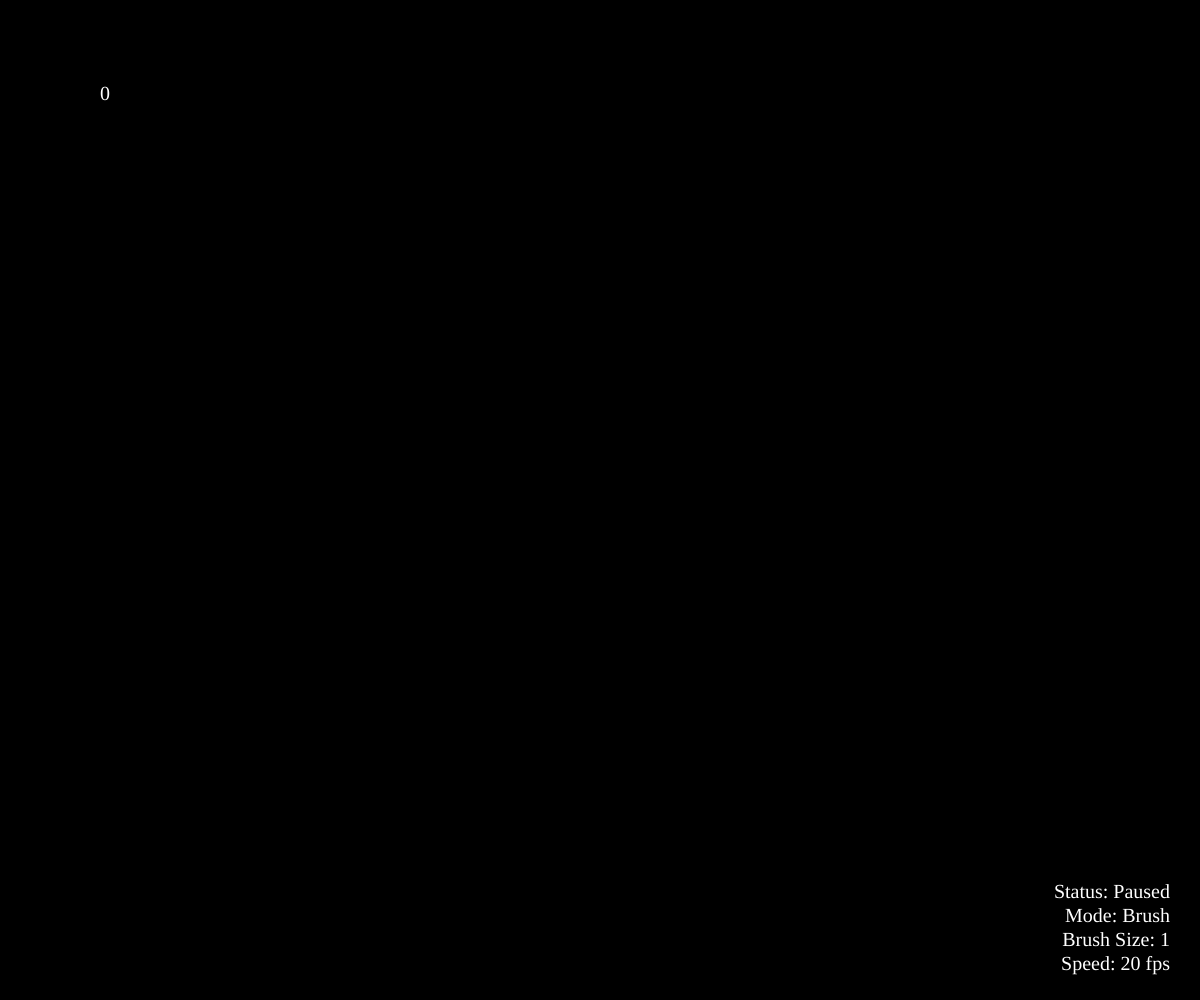
Frame 1 (no input)
Frame 60 (no input): identical to frame 1, image omitted
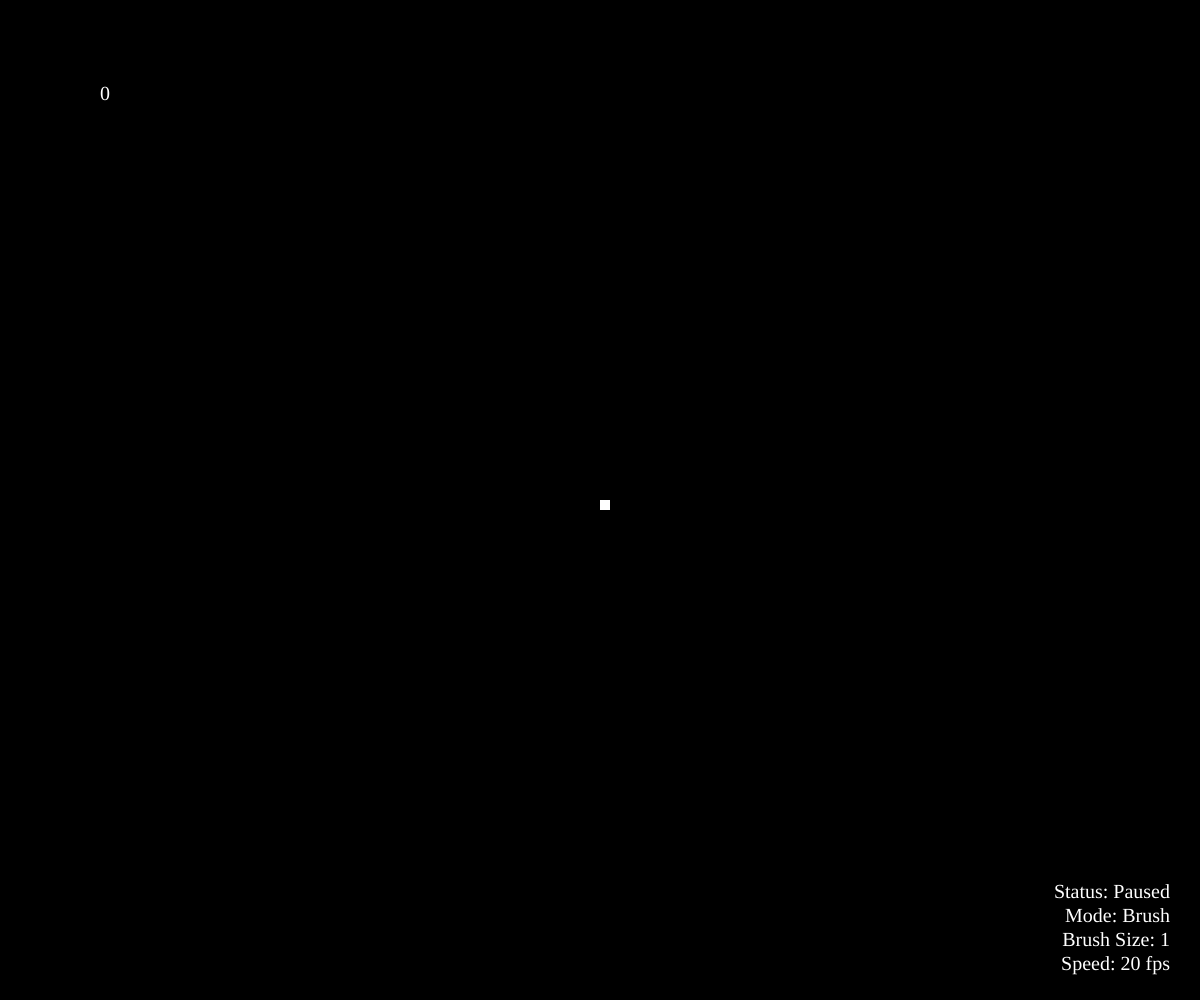
Frame 120 (the mouse pressed at the canvas centre since frame 60)

The p5.js sketch that drew these frames (run headless with seeded random() and noise() and a simulated clock; from frame 60 on, the mouse is pressed at the canvas centre):

// p5.js sketch
// ── sketch.js

let grid;
let rows, cols;
let scl=10;
let strokeSize=1;
let simSpeed=20;

function setup() {
  textFont('Verdana');
  createCanvas(windowWidth, windowHeight);
  rows=floor(height/scl);
  cols=floor(width/scl);
  grid=createGrid(cols, rows);
  //drawingContext.shadowBlur = 32;
  //drawingContext.shadowColor = color(255, 255, 255);
  fill(255);
  textSize(20);
}

function createGrid(cols, rows){
  arr = new Array(cols);
  for(let i=0; i<cols; i++){
    arr[i] = new Array(rows);
    for(let j=0; j<rows; j++){
      arr[i][j]=0;
    }
  }
  return arr;
}

let pauseFlag=true;
let eraseFlag = false;
let gen=0;
function draw() {
  background(0);
  frameRate(simSpeed);
  
  //adding new automata
  if(mouseIsPressed===true && pauseFlag===true){
    frameRate(60);
    let x = floor(mouseX/scl);
    let y = floor(mouseY/scl);
    
    modifyPixels(x,y,eraseFlag);
    
  }
  
  if(!pauseFlag){
    let nextGrid = createGrid(cols, rows);
    //applying rules
    for(let i=0; i<cols; i++){
      for(let j=0; j<rows; j++){
        let neighbours = neighboursAlive(i,j);
        if(grid[i][j]===1){
          if(neighbours>=2 && neighbours<=3){
            nextGrid[i][j]=1;
          }
        } else {
          if(neighbours===3){
            nextGrid[i][j]=1;
          }
        }
      }
    }
    
    grid=nextGrid;
    gen++;
  }
  
  //displaying
  for(let i=0; i<cols; i++){
    for(let j=0; j<rows; j++){
      if(grid[i][j]===1){
        //stroke(255);
        push();
        noStroke();
        rect(i*scl, j*scl, scl, scl);
        pop();
      }
    }
  }
  
  //stroke(0);
  //strokeWeight(3);
  text(gen, 100, 100);
  
  let padding = 30;
  let lineHeight = textAscent() + 6;

  fill(255);
  noStroke();

  let brushInfo = `Mode: ${eraseFlag ? "Eraser" : "Brush"}`;
  let brushSizeInfo = `Brush Size: ${strokeSize}`;
  let speedInfo = `Speed: ${simSpeed} fps`;
  let pauseInfo = `Status: ${pauseFlag ? "Paused" : "Running"}`;
  let infoLines = [pauseInfo, brushInfo, brushSizeInfo, speedInfo];

  for (let i = 0; i < infoLines.length; i++) {
    let textStr = infoLines[i];
    let w = textWidth(textStr);
    text(textStr, width - w - padding, height - padding - (infoLines.length - 1 - i) * lineHeight);
  }
}

function modifyPixels(x, y, flag){
//can add or remove pixels depending on the flag value
let extent=floor(strokeSize/2);
  
  if(extent===0){
    if(flag===false){
        if(grid[x][y]===0){
          grid[x][y]=1;
        }
      } else {
        if(grid[x][y]===1){
          grid[x][y]=0;
        }
      }
    return;
  }
    
 for(let i=-extent; i<extent; i++){
    for(let j=-extent; j<extent; j++){
      if(x+i>=0 && x+i<cols && j+y>=0 && j<rows){
        if(flag===false){
          if(grid[x+i][y+j]===0){
            grid[x+i][y+j]=1;
          }
        } else {
          if(grid[x+i][y+j]===1){
            grid[x+i][y+j]=0;
          }
        }
      }
    }
  }
}

function keyPressed() {
  if (keyCode === 32) {
    pauseFlag = !pauseFlag;
    print(pauseFlag ? "Paused!" : "Continued!");
  } else if (key === 'e' || key === 'E') {
    eraseFlag = !eraseFlag;
    print(eraseFlag ? "Erase Mode!" : "Draw Mode!");
  } else if (key === '+' || key === '=') {
    simSpeed = min(60, simSpeed + 5);
    print("Speed:", simSpeed);
  } else if (key === '-' || key === '_') {
    simSpeed = max(1, simSpeed - 5);
    print("Speed:", simSpeed);
  }
}

function mouseWheel(event) {
  let movement = event.delta;
  if(movement>0){
    if(strokeSize+2<15){
       strokeSize+=2;
      print(strokeSize);
    }
  } else if(movement<0){
    if(strokeSize-2>0){
      strokeSize-=2;
    } else {
      strokeSize=1;
    }
    print(strokeSize);
  }
  //uncomment to block page scrolling
  //return false;
}
function neighboursAlive(i, j){
  
  let count=0;
  //N
  if(j-1>=0){
    if(grid[i][j-1]===1){
      count++;
    }
    //NW
    if(i-1>=0){
      if(grid[i-1][j-1]===1){
          count++;
      }
    }
    //NE
    if(i+1<cols){
      if(grid[i+1][j-1]===1){
        count++;
      }
    }
  }
    
  //S
  if(j+1<rows){
    if(grid[i][j+1]===1){
      count++;
    }
    if(count>3){
      return count;
    }
    
    //SW
    if(i-1>=0){
      if(grid[i-1][j+1]===1){
        count++;
      }
    }
    if(count>3){
      return count;
    }
    
    //SE
    if(i+1<cols){
      if(grid[i+1][j+1]===1){
        count++;
      }
    }
    if(count>3){
      return count;
    }
  }
    
  //E
  if(i-1>=0){
    if(grid[i-1][j]===1){
      count++;
    }
  }
  if(count>3){
    return count;
  }
  //W
  if(i+1<cols){
    if(grid[i+1][j]===1){
      count++;
    }
  }
  
  return count;
}
